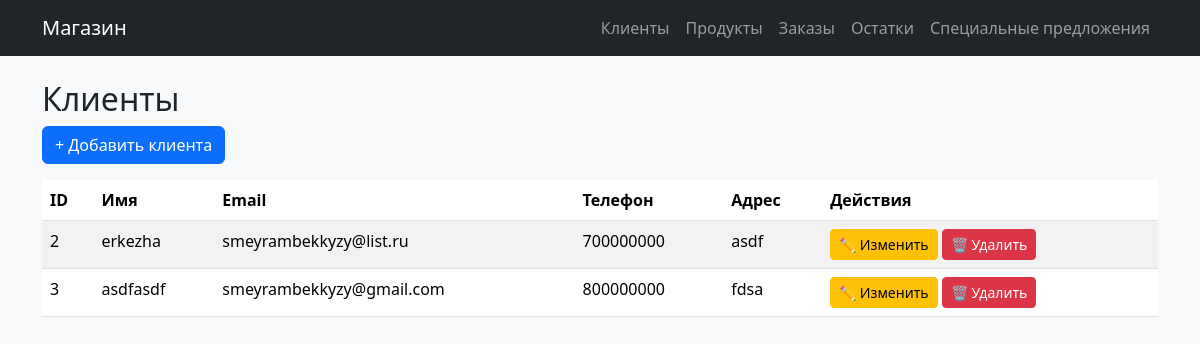
The page /clients/ on the database as committed earlier.
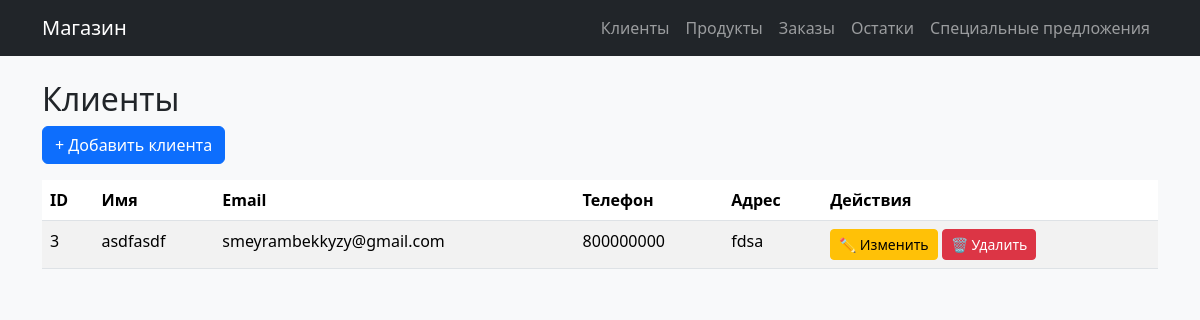
The same page on the database as committed later.
### main/models.py (models this page shows, shortened)
class Client(models.Model):
    name = models.CharField(max_length=100, verbose_name="Имя клиента")
    email = models.EmailField(unique=True, verbose_name="Email")
    phone = models.CharField(max_length=20, verbose_name="Телефон")
    address = models.CharField(max_length=200, blank=True, verbose_name="Адрес")
    avatar = models.ImageField(
        upload_to='avatars/',       # папка внутри MEDIA_ROOT
        blank=True,                 # не обязательно заполнять
        null=True,                  # можно оставить пустым в базе
        verbose_name="Аватар"
    )

### main/views.py (the view)
# urls.py: path('clients/', views.clients_list, name='clients'),
def clients_list(request):
    clients = Client.objects.all()
    return render(request, "clients.html", {"clients": clients})

### main/templates/clients.html (shortened to what this page needs)
{% extends "base.html" %}
{% block content %}
<h2>Клиенты</h2>
<a href="{% url 'client_add' %}" class="btn btn-primary mb-3">+ Добавить клиента</a>
<table class="table table-striped table-hover">
  <thead>
    <tr>
      <th>ID</th>
      <th>Имя</th>
      <th>Email</th>
      <th>Телефон</th>
      <th>Адрес</th>
      <th>Действия</th>
    </tr>
  </thead>
  <tbody>
    {% for c in clients %}
    <tr>
      <td>{{ c.id }}</td>
      <td>{{ c.name }}</td>
      <td>{{ c.email }}</td>
      <td>{{ c.phone }}</td>
      <td>{{ c.address }}</td>
      <td>
        <a href="{% url 'client_edit' c.id %}" class="btn btn-sm btn-warning">✏️ Изменить</a>
        <a href="{% url 'client_delete' c.id %}" class="btn btn-sm btn-danger">🗑️ Удалить</a>
      </td>
    </tr>
    {% endfor %}
  </tbody>
</table>
{% endblock %}

Rows that differ between the two databases and show on the page:
removed Client: id "2", name "erkezha", email "smeyrambekkyzy@list.ru", phone "700000000", address "asdf"
